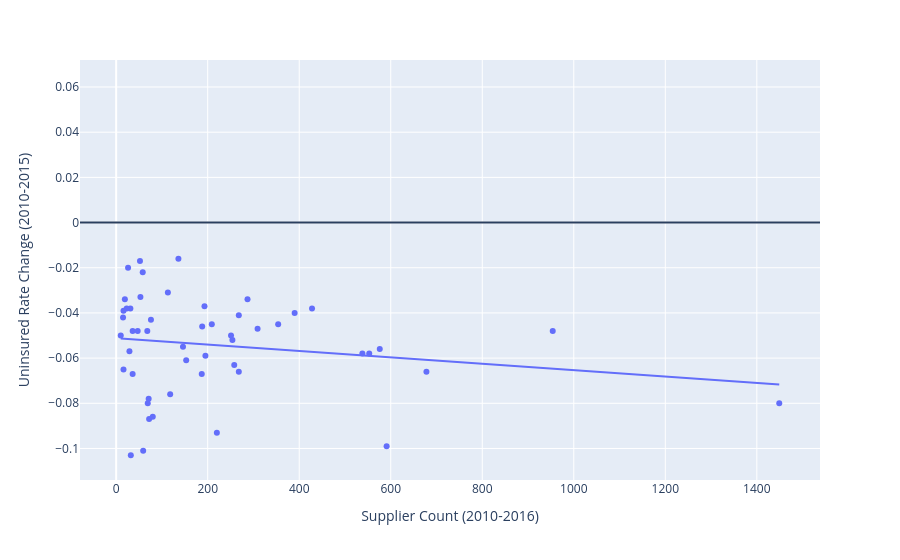

Notebook code cell kept with this figure:
### Code cell
fig = px.scatter(clean_states, x = "Supplier Count (2010-2016)", y = "Uninsured Rate Change (2010-2015)", trendline = "ols")
fig.add_hline(y = 0)

### Figure 1 — Plotly figure (JSON) as saved in the notebook; plotly's stock layout.template omitted (floating-point values rounded to 4 significant figures)
{"data": [{"hovertemplate": "Supplier Count (2010-2016)=%{x}<br>Uninsured Rate Change (2010-2015)=%{y}<extra></extra>", "legendgroup": "", "marker": {"color": "#636efa", "symbol": "circle"}, "mode": "markers", "name": "", "orientation": "v", "showlegend": false, "type": "scatter", "x": [209.0, 10.0, 153.0, 69.0, 591.0, 71.0, 113.0, 31.0, 23.0, 1449.0, 553.0, 16.0, 36.0, 187.0, 254.0, 76.0, 68.0, 220.0, 195.0, 52.0, 309.0, 136.0, 258.0, 188.0, 146.0, 287.0, 29.0, 53.0, 32.0, 47.0, 354.0, 72.0, 954.0, 576.0, 26.0, 538.0, 251.0, 59.0, 428.0, 16.0, 268.0, 58.0, 268.0, 678.0, 36.0, 15.0, 390.0, 118.0, 80.0, 193.0, 19.0, NaN], "xaxis": "x", "y": [-0.045, -0.05, -0.061, -0.08, -0.099, -0.078, -0.031, -0.038, -0.038, -0.08, -0.058, -0.039, -0.067, -0.067, -0.052, -0.043, -0.048, -0.093, -0.059, -0.017, -0.047, -0.016, -0.063, -0.046, -0.055, -0.034, -0.057, -0.033, -0.103, -0.048, -0.045, -0.087, -0.048, -0.056, -0.02, -0.058, -0.05, -0.101, -0.038, -0.065, -0.066, -0.022, -0.041, -0.066, -0.048, -0.042, -0.04, -0.076, -0.086, -0.037, -0.034, 0.061], "yaxis": "y"}, {"hovertemplate": "<b>OLS trendline</b><br>Uninsured Rate Change (2010-2015) = -1.41601e-05 * Supplier Count (2010-2016) + -0.0512076<br>R<sup>2</sup>=0.031887<br><br>Supplier Count (2010-2016)=%{x}<br>Uninsured Rate Change (2010-2015)=%{y} <b>(trend)</b><extra></extra>", "legendgroup": "", "marker": {"color": "#636efa", "symbol": "circle"}, "mode": "lines", "name": "", "showlegend": false, "type": "scatter", "x": [10.0, 15.0, 16.0, 16.0, 19.0, 23.0, 26.0, 29.0, 31.0, 32.0, 36.0, 36.0, 47.0, 52.0, 53.0, 58.0, 59.0, 68.0, 69.0, 71.0, 72.0, 76.0, 80.0, 113.0, 118.0, 136.0, 146.0, 153.0, 187.0, 188.0, 193.0, 195.0, 209.0, 220.0, 251.0, 254.0, 258.0, 268.0, 268.0, 287.0, 309.0, 354.0, 390.0, 428.0, 538.0, 553.0, 576.0, 591.0, 678.0, 954.0, 1449.0], "xaxis": "x", "y": [-0.05135, -0.05142, -0.05143, -0.05143, -0.05148, -0.05153, -0.05158, -0.05162, -0.05165, -0.05166, -0.05172, -0.05172, -0.05187, -0.05194, -0.05196, -0.05203, -0.05204, -0.05217, -0.05218, -0.05221, -0.05223, -0.05228, -0.05234, -0.05281, -0.05288, -0.05313, -0.05327, -0.05337, -0.05386, -0.05387, -0.05394, -0.05397, -0.05417, -0.05432, -0.05476, -0.0548, -0.05486, -0.055, -0.055, -0.05527, -0.05558, -0.05622, -0.05673, -0.05727, -0.05883, -0.05904, -0.05936, -0.05958, -0.06081, -0.06472, -0.07173], "yaxis": "y"}], "layout": {"legend": {"tracegroupgap": 0}, "margin": {"t": 60}, "shapes": [{"type": "line", "x0": 0, "x1": 1, "xref": "x domain", "y0": 0, "y1": 0, "yref": "y"}], "xaxis": {"anchor": "y", "domain": [0, 1], "title": {"text": "Supplier Count (2010-2016)"}}, "yaxis": {"anchor": "x", "domain": [0, 1], "title": {"text": "Uninsured Rate Change (2010-2015)"}}}}
